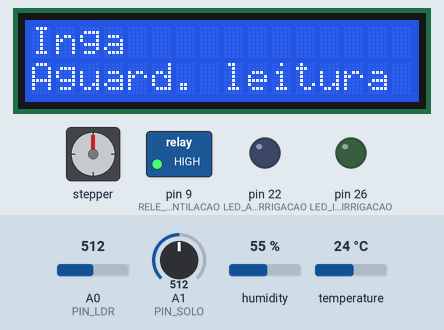
A sketch run on a simulated Arduino Mega 2560, built with avr-gcc and run on an emulated ATmega2560. Parts: stepper motor, 16×2 character LCD, switched loads named in the sketch (green lamp = pin HIGH), output pins drawn as LEDs (lit = HIGH). Wiring (inferred from the names in the program): stepper motor (2048 steps per turn assumed): coils pin 40, pin 41, pin 42, pin 43. Inputs (shaded band) come from the test bench; at power-on: A0 (PIN_LDR) = 512, A1 (PIN_SOLO) = 512, humidity 55 %, temperature 24 °C. What the sketch prints to the serial monitor is not drawn.

Above: at 0.2 s.
At 18.2 s:
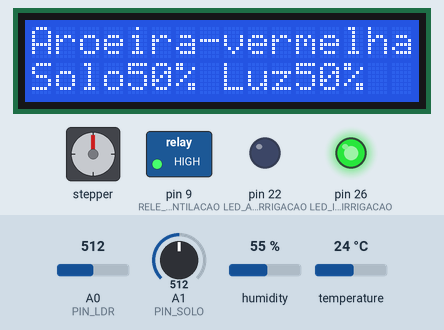
At 27.7 s:
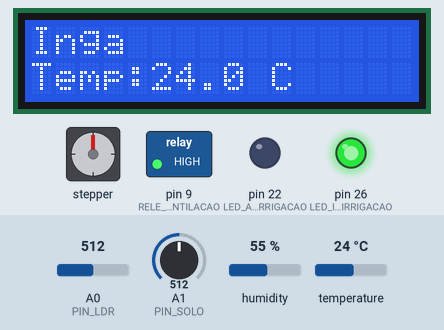
At 37.2 s:
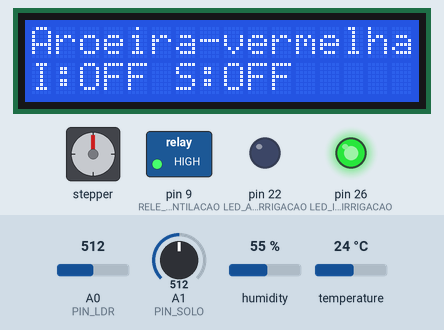
Timing chart, 0 to 38.7 s (numbered marks = the images above):
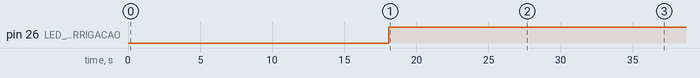

Measured:
- by itself, pin 26 (LED_INGA_IRRIGACAO): LOW → HIGH at 18.1 s
- what the display in image 0 shows lasts 18.0 s, from 0.1 s to 18.1 s
- what the display in image 1 shows lasts 1.5 s, from 18.1 s to 19.6 s

The sketch:

sketch.ino
```cpp
#include <DHT.h>
#include "config.h"
#include "atuadores.h"

// =====================================================
// SENSORES
// =====================================================

#define PIN_LDR A0
#define PIN_SOLO A1
#define PIN_DHT 7

#define DHT_TYPE DHT22

DHT dht(PIN_DHT, DHT_TYPE);

// =====================================================
// ATUADORES: LEDS DE IRRIGAÇÃO, MOTOR DE PASSO E RELÉ
// =====================================================

// Aroeira-vermelha
#define LED_AROEIRA_IRRIGACAO    22

// Ingá
#define LED_INGA_IRRIGACAO       26
#define RELE_INGA_VENTILACAO       9

// =====================================================
// LIMITES
// =====================================================

// Aroeira-vermelha
const int LIMITE_SOLO_AROEIRA = 30;
const int LIMITE_LUZ_AROEIRA  = 90;

// Ingá
const int LIMITE_SOLO_INGA = 60;
// Cenário oficial, família 4 (Especificação do Dashboard CP3).
const float LIMITE_TEMP_INGA = 30.0;

// =====================================================
// INTERVALOS
// =====================================================

// Tempo inicial antes da primeira leitura
const unsigned long INTERVALO_INICIAL = 10000;

// Intervalo entre as leituras
const unsigned long INTERVALO_LEITURA = 8000;

// =====================================================
// CONTROLE DE TEMPO
// =====================================================

unsigned long tempoInicial = 0;
unsigned long ultimaLeitura = 0;

bool sistemaIniciado = false;

// =====================================================
// VARIÁVEIS DOS SENSORES
// =====================================================

int leituraSolo = 0;
int leituraLuz = 0;

int umidadeSolo = 0;
int luminosidade = 0;

float temperatura = 0;

// =====================================================
// SETUP
// =====================================================

#include "checkpoint2.h"

void setup() {

  Serial.begin(115200);

  dht.begin();

  // Configuração dos LEDs
  pinMode(LED_AROEIRA_IRRIGACAO, OUTPUT);

  pinMode(LED_INGA_IRRIGACAO, OUTPUT);
  digitalWrite(RELE_INGA_VENTILACAO, !RELE_ATIVO);
  pinMode(RELE_INGA_VENTILACAO, OUTPUT);
  sombreamentoInicio();

  // LEDs inicialmente desligados
  digitalWrite(LED_AROEIRA_IRRIGACAO, LOW);
  digitalWrite(LED_INGA_IRRIGACAO, LOW);
  digitalWrite(RELE_INGA_VENTILACAO, !RELE_ATIVO);

  Serial.println();
  Serial.println("==========================================");
  Serial.println("     SISTEMA DE MONITORAMENTO - ESTUFAS");
  Serial.println("==========================================");
  Serial.println("Potenciometro = Sensor de Umidade do Solo");
  Serial.println("Sistema iniciado!");
  Serial.println("Aguardando 10 segundos para iniciar...");
  Serial.println();

  // Guarda o momento em que o sistema iniciou
  cp2Inicio();
  tempoInicial = millis();
  cp2LocaisProntas = true;
}

// =====================================================
// LOOP
// =====================================================

void loop() {
  cp2TarefasLocais();
  cp2Loop();
}

// Arduino AVR chama yield() durante delay(); o adaptador Stream também o
// complementa quando WiFiEsp aguarda bytes. A guarda impede reentrada.
void yield() {
  cp2TarefasLocais();
}

void cp2TarefasLocais() {
  if (!cp2LocaisProntas || cp2EmTarefaLocal) return;
  cp2EmTarefaLocal = true;
  atualizarSensores();
  sombreamentoAtualizar();
  cp2Desenhar();
  cp2EmTarefaLocal = false;
}

void atualizarSensores() {
  unsigned long agora = millis();

  // ===================================================
  // AGUARDA 10 SEGUNDOS PARA INICIAR
  // ===================================================

  if (!sistemaIniciado) {

    if (agora - tempoInicial >= INTERVALO_INICIAL) {

      sistemaIniciado = true;
      ultimaLeitura = agora;

      Serial.println();
      Serial.println("==========================================");
      Serial.println("     MONITORAMENTO INICIADO");
      Serial.println("==========================================");
      Serial.println();
    }

    return;
  }

  // ===================================================
  // CONTROLA O INTERVALO ENTRE AS LEITURAS
  // ===================================================

  if (agora - ultimaLeitura < INTERVALO_LEITURA) {
    return;
  }

  ultimaLeitura = agora;

  // ===================================================
  // LEITURA DOS SENSORES
  // ===================================================

  // Potenciômetro simulando sensor de umidade do solo
  leituraSolo = analogRead(PIN_SOLO);

  // LDR simulando luminosidade
  leituraLuz = analogRead(PIN_LDR);

  // DHT22
  float novaTemperatura = dht.readTemperature();

  // Atualiza temperatura somente se a leitura for válida
  if (!isnan(novaTemperatura)) {
    temperatura = novaTemperatura;
  }

  // ===================================================
  // CONVERSÃO DOS VALORES
  // ===================================================

  // Converte ADC de 0-1023 para porcentagem
  umidadeSolo = map(leituraSolo, 0, 1023, 0, 100);

  luminosidade = map(leituraLuz, 0, 1023, 0, 100);

  // Garante valores entre 0 e 100
  umidadeSolo = constrain(umidadeSolo, 0, 100);
  luminosidade = constrain(luminosidade, 0, 100);

  // ===================================================
  // AROEIRA-VERMELHA
  // ===================================================

  bool irrigacaoAroeira =
    umidadeSolo < LIMITE_SOLO_AROEIRA;

  bool sombreamentoAroeira =
    luminosidade > LIMITE_LUZ_AROEIRA;

  digitalWrite(
    LED_AROEIRA_IRRIGACAO,
    irrigacaoAroeira ? HIGH : LOW
  );

  sombreamentoAplicar(sombreamentoAroeira);

  // ===================================================
  // INGÁ
  // ===================================================

  bool irrigacaoInga =
    umidadeSolo < LIMITE_SOLO_INGA;

  bool ventilacaoInga =
    temperatura > LIMITE_TEMP_INGA;

  digitalWrite(
    LED_INGA_IRRIGACAO,
    irrigacaoInga ? HIGH : LOW
  );

  digitalWrite(
    RELE_INGA_VENTILACAO,
    ventilacaoInga ? RELE_ATIVO : !RELE_ATIVO
  );

  cp2NovaLeitura(!isnan(novaTemperatura), irrigacaoAroeira,
                 sombreamentoAroeira, irrigacaoInga, ventilacaoInga);

  // ===================================================
  // MONITOR SERIAL
  // ===================================================

  Serial.println();
  Serial.println("==========================================");
  Serial.println("          LEITURA DOS SENSORES");
  Serial.println("==========================================");

  // ---------------------------------------------------
  // UMIDADE DO SOLO
  // ---------------------------------------------------

  Serial.print("Umidade do solo : ");
  Serial.print(umidadeSolo);
  Serial.print("%");

  Serial.print("  [ADC: ");
  Serial.print(leituraSolo);
  Serial.println("]");

  // ---------------------------------------------------
  // LUMINOSIDADE
  // ---------------------------------------------------

  Serial.print("Luminosidade    : ");
  Serial.print(luminosidade);
  Serial.print("%");

  Serial.print("  [ADC: ");
  Serial.print(leituraLuz);
  Serial.println("]");

  // ---------------------------------------------------
  // TEMPERATURA
  // ---------------------------------------------------

  Serial.print("Temperatura     : ");

  if (isnan(novaTemperatura)) {
    Serial.println("ERRO NA LEITURA");
  } else {
    Serial.print(temperatura, 1);
    Serial.println(" C");
  }

  // ===================================================
  // AROEIRA-VERMELHA
  // ===================================================

  Serial.println();
  Serial.println("--- AROEIRA-VERMELHA ---");

  Serial.print("Irrigacao       : ");

  if (irrigacaoAroeira) {
    Serial.println("LIGADA");
  } else {
    Serial.println("DESLIGADA");
  }

  Serial.print("Sombreamento    : ");

  if (sombreamentoAroeira) {
    Serial.println("LIGADO");
  } else {
    Serial.println("DESLIGADO");
  }

  // ===================================================
  // INGÁ
  // ===================================================

  Serial.println();
  Serial.println("--- INGA ---");

  Serial.print("Irrigacao       : ");

  if (irrigacaoInga) {
    Serial.println("LIGADA");
  } else {
    Serial.println("DESLIGADA");
  }

  Serial.print("Ventilacao      : ");

  if (ventilacaoInga) {
    Serial.println("LIGADA");
  } else {
    Serial.println("DESLIGADA");
  }

  // ===================================================
  // LIMITES
  // ===================================================

  Serial.println();
  Serial.println("--- LIMITES CONFIGURADOS ---");

  Serial.print("Aroeira - Solo  : ");
  Serial.print(LIMITE_SOLO_AROEIRA);
  Serial.println("%");

  Serial.print("Aroeira - Luz   : ");
  Serial.print(LIMITE_LUZ_AROEIRA);
  Serial.println("%");

  Serial.print("Inga - Solo     : ");
  Serial.print(LIMITE_SOLO_INGA);
  Serial.println("%");

  Serial.print("Inga - Temp.    : ");
  Serial.print(LIMITE_TEMP_INGA);
  Serial.println(" C");

  Serial.println("==========================================");
}
```

atuadores.h
```cpp
#pragma once
#include "config.h"

// Sequência de meio passo em ordem IN1..IN4. Não usa delay nem laço de movimento.
const uint8_t sombraPinos[4] = {PASSO_IN1, PASSO_IN2, PASSO_IN3, PASSO_IN4};
const uint8_t sombraFases[8] = {0x1, 0x3, 0x2, 0x6, 0x4, 0xC, 0x8, 0x9};
long sombraPosicao = 0, sombraDestino = 0;
uint8_t sombraFase = 0;
unsigned long sombraUltimoPasso = 0;
bool sombraEnergizada = false;
static_assert(PASSO_INTERVALO_MS > 0, "Intervalo deve ser positivo");

void sombreamentoBobinas() {
  for (uint8_t i = 0; i < 4; i++)
    digitalWrite(sombraPinos[i], (sombraFases[sombraFase] & (1 << i)) ? HIGH : LOW);
}

void sombreamentoInicio() {
  // Sem fim de curso: iniciar com a tela fisicamente aberta, eixo desacoplado
  // durante a calibração. Este zero é assumido, não medido.
  sombraPosicao = sombraDestino = 0;
  sombraFase = 0;
  sombraEnergizada = false;
  sombraUltimoPasso = millis();
  for (uint8_t i = 0; i < 4; i++) {
    digitalWrite(sombraPinos[i], LOW);
    pinMode(sombraPinos[i], OUTPUT);
  }
}

void sombreamentoAplicar(bool ligado) {
  sombraDestino = ligado ? PASSO_POSICAO_SOMBRA : 0;
}

void sombreamentoAtualizar() {
  if (sombraPosicao == sombraDestino) return;
  unsigned long agora = millis();
  if (agora - sombraUltimoPasso < PASSO_INTERVALO_MS) return;
  sombraUltimoPasso = agora;
  if (!sombraEnergizada) {
    sombraEnergizada = true;
  } else {
    bool avancar = sombraDestino > sombraPosicao;
    sombraFase = (sombraFase + (avancar ? 1 : 7)) % 8;
    sombraPosicao += avancar ? 1 : -1;
  }
  sombreamentoBobinas();
  // Mantém a última fase para segurar a tela. A posição é estimada por passos.
  // Atrasos de rede só alongam o movimento: não emite rajadas para compensar.
}
```

wifi_secrets.example.h
```cpp
#pragma once
// Copie para wifi_secrets.h (ignorado pelo Git) e preencha localmente.
#define WIFI_SSID "NOME_DA_REDE"
#define WIFI_PASSWORD "SENHA_DA_REDE"
```

config.h
```cpp
#pragma once

// Fernando: 1038854. Carlos: 1028775.
#define MATRICULAS "1038854_1028775"
// CP3: a placa usa o broker LOCAL; o Node-RED faz a ponte TLS autorizada.
// Atualize o IP abaixo para o computador que executa o Mosquitto.
#define MQTT_HOST "10.5.61.57"
#define MQTT_PORT 1883
#define MQTT_TURMA "t28"
#define DEVICE_ID "mega01"

// Mega 2560 + ESP8266 WiFi Shield V1.0, com firmware AT.
// Serial1: RX1=19, TX1=18. Deve coincidir com o baud do firmware AT.
#define ESP_SERIAL Serial1
#define ESP_BAUD 115200
#define WIFI_RETRY_MS 30000UL
// Crie wifi_secrets.h a partir do exemplo para habilitar a conexão.
#if __has_include("wifi_secrets.h")
#include "wifi_secrets.h"
#else
#define WIFI_SSID ""
#define WIFI_PASSWORD ""
#endif
// LCD 1602A versão 5.5 em modo paralelo de 4 bits; RW ligado ao GND.
#define LCD_RS 30
#define LCD_E 31
#define LCD_D4 32
#define LCD_D5 33
#define LCD_D6 34
#define LCD_D7 35
// Relé no pino 9, ativo em LOW conforme ajuste solicitado na montagem. Testar inicialmente sem carga nos contatos.
#define RELE_ATIVO LOW
// 28BYJ-48 5 V via ULN2003: entradas IN1, IN2, IN3, IN4.
#define PASSO_IN1 40
#define PASSO_IN2 41
#define PASSO_IN3 42
#define PASSO_IN4 43
// Meios passos relativos à posição aberta definida manualmente no início.
#define PASSO_POSICAO_SOMBRA 1024L
#define PASSO_INTERVALO_MS 4UL
```

Source omitted: checkpoint2.h (9326 bytes)
